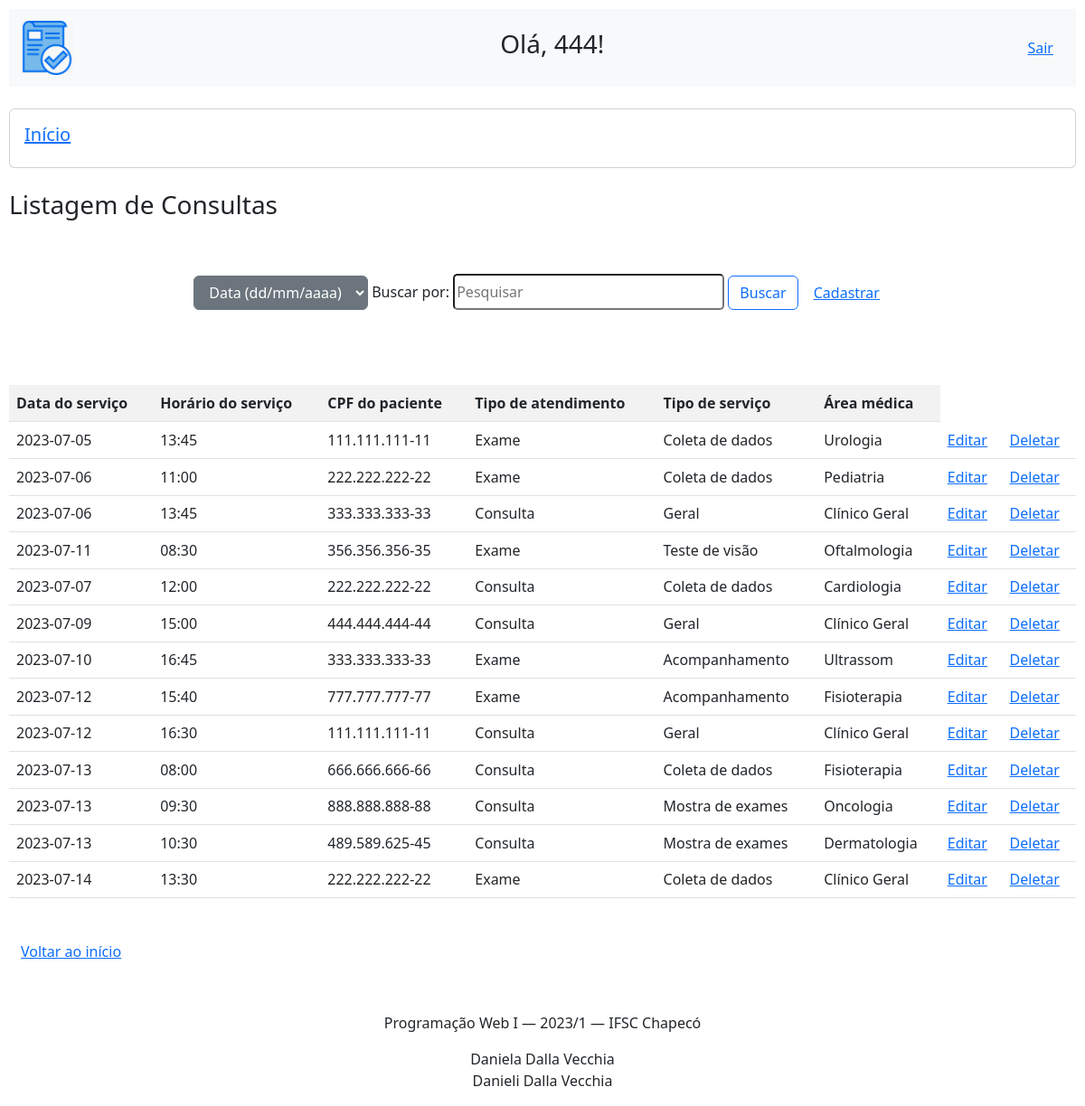
/view/ConsultaList.php (signed in), run on the app's committed database.
### tables this page shows
CREATE TABLE IF NOT EXISTS `consulta` (
  `id` int NOT NULL AUTO_INCREMENT,
  `data_con` varchar(50) DEFAULT NULL,
  `hora_con` varchar(50) NOT NULL DEFAULT '0',
  `paciente_con` varchar(50) NOT NULL DEFAULT '0x30',
  `atend_con` varchar(50) NOT NULL DEFAULT '0',
  `tipo_con` varchar(50) NOT NULL DEFAULT '0',
  `area_con` varchar(60) NOT NULL DEFAULT '0',
  PRIMARY KEY (`id`)
);

### model/BD.class.php (called while the page is built, shortened)
<?php
class BD
{
    private $host = "localhost";
    private $dbname = "db_aula";
    private $port = 3306;
    private $usuario = "root";
    private $senha = "";
    private $db_charset = "utf8";
    public function conn()
    {
        $conn = "mysql:host=$this->host;dbname=$this->dbname;port=$this->port";
        return new PDO(
            $conn,
            $this->usuario,
            $this->senha,
            [PDO::MYSQL_ATTR_INIT_COMMAND => "SET NAMES " . $this->db_charset]
        );
    }
    public function select($nome_tabela)
    {
        $conn = $this->conn();
        $sql = "SELECT * FROM $nome_tabela;";
        $st = $conn->prepare($sql);
        $st->execute();
        return $st->fetchAll(PDO::FETCH_CLASS);
    }
}

### controller/ConsultaController.php (called while the page is built, shortened)
<?php
include "../model/BD.class.php";
class ConsultaController {
    private $model;
    private $table = "consulta";
    public function __construct(){
        $this->model = new BD();
    }
    public function carregar(){
        return $this->model->select($this->table);
     }
 }

### view/ConsultaList.php (the view, shortened to what this page needs)
<?php
include '../controller/ConsultaController.php';
include "base/header.php";
$contato = new ConsultaController();
if (!empty($_POST)) {
    $load = $contato->pesquisar($_POST);
} else {
    $load = $contato->carregar();
}
?>
<h3>Listagem de Consultas</h3>
<form action="ConsultaList.php" method="post" class="forms">
<select name="campo" class="btn btn-secondary dropdown-toggle">
        <option value="data_con">Data (dd/mm/aaaa)</option>
    </select>
    <label class="form-floating">   Buscar por: </label>
    <input type="text" name="valor" placeholder="Pesquisar" style="width: 300px; height: 40px; border-radius: 5px; border-color: light-gray;"/>
    <button type="submit" class="btn btn-outline-primary">Buscar</button>
    <button class="btn btn-link"><a href="PacienteForm.php">Cadastrar</a></button> <br><br>
</form>
<table class="table table-striped table-hover">
    <tr>
        <th>Data do serviço</th>
        <th>Horário do serviço</th>
        <th>CPF do paciente</th>
        <th>Tipo de atendimento</th>
        <th>Tipo de serviço</th>
        <th>Área médica</th>
    </tr>
    <?php
    foreach ($load as $item) {
        echo "<tr>";
        echo "<td>" . $item->data_con . "</td>";
        echo "<td>" . $item->hora_con . "</td>";
        echo "<td>" . $item->paciente_con . "</td>";
        echo "<td>" . $item->atend_con . "</td>";
        echo "<td>" . $item->tipo_con . "</td>";
        echo "<td>" . $item->area_con . "</td>";
        echo "<td><a href='ConsultaForm.php?id=$item->id'>Editar</a></td>";
        echo "<td><a onclick='return confirm(\"Deseja Excluir? \")' href='ConsultaList.php?id=$item->id'>Deletar</a></td>";
        echo "<tr>";
    }
    ?>
</table>
<br>
<button class="btn btn-link"><a href="base/main.php">Voltar ao início</a></button> <br>
<?php
include "base/rodape.php";

### css/style.css (style rules this page uses)
html { height: 100%; width: 100%; padding: 10px; }
form { margin-left: 15%; margin-right: 15%; margin-bottom: 5%; margin-top: 5%; }
.forms { text-align: center; }

### data on the page
consulta: data_con "2023-07-05", hora_con "13:45", paciente_con "111.111.111-11", atend_con "Exame", tipo_con "Coleta de dados", area_con "Urologia"
consulta: data_con "2023-07-06", hora_con "11:00", paciente_con "222.222.222-22", atend_con "Exame", tipo_con "Coleta de dados", area_con "Pediatria"
consulta: data_con "2023-07-06", hora_con "13:45", paciente_con "333.333.333-33", atend_con "Consulta", tipo_con "Geral", area_con "Clínico Geral"
consulta: data_con "2023-07-11", hora_con "08:30", paciente_con "356.356.356-35", atend_con "Exame", tipo_con "Teste de visão", area_con "Oftalmologia"
consulta: data_con "2023-07-07", hora_con "12:00", paciente_con "222.222.222-22", atend_con "Consulta", tipo_con "Coleta de dados", area_con "Cardiologia"
consulta: data_con "2023-07-09", hora_con "15:00", paciente_con "444.444.444-44", atend_con "Consulta", tipo_con "Geral", area_con "Clínico Geral"
consulta: data_con "2023-07-10", hora_con "16:45", paciente_con "333.333.333-33", atend_con "Exame", tipo_con "Acompanhamento", area_con "Ultrassom"
consulta: data_con "2023-07-12", hora_con "15:40", paciente_con "777.777.777-77", atend_con "Exame", tipo_con "Acompanhamento", area_con "Fisioterapia"
consulta: data_con "2023-07-12", hora_con "16:30", paciente_con "111.111.111-11", atend_con "Consulta", tipo_con "Geral", area_con "Clínico Geral"
consulta: data_con "2023-07-13", hora_con "08:00", paciente_con "666.666.666-66", atend_con "Consulta", tipo_con "Coleta de dados", area_con "Fisioterapia"
consulta: data_con "2023-07-13", hora_con "09:30", paciente_con "888.888.888-88", atend_con "Consulta", tipo_con "Mostra de exames", area_con "Oncologia"
consulta: data_con "2023-07-13", hora_con "10:30", paciente_con "489.589.625-45", atend_con "Consulta", tipo_con "Mostra de exames", area_con "Dermatologia"
consulta: data_con "2023-07-14", hora_con "13:30", paciente_con "222.222.222-22", atend_con "Exame", tipo_con "Coleta de dados", area_con "Clínico Geral"

### other printed values
$login "444"
